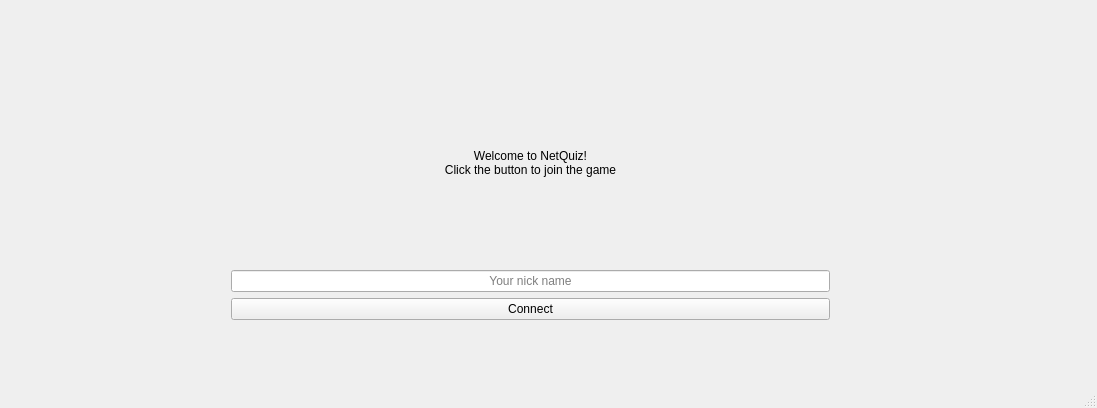
<?xml version="1.0" encoding="UTF-8"?>
<ui version="4.0">
 <class>MainWindow</class>
 <widget class="QMainWindow" name="MainWindow">
  <property name="geometry">
   <rect>
    <x>0</x>
    <y>0</y>
    <width>1097</width>
    <height>408</height>
   </rect>
  </property>
  <property name="windowTitle">
   <string>MainWindow</string>
  </property>
  <widget class="QWidget" name="centralWidget">
   <widget class="QStackedWidget" name="stackedWidget">
    <property name="geometry">
     <rect>
      <x>0</x>
      <y>0</y>
      <width>1091</width>
      <height>381</height>
     </rect>
    </property>
    <widget class="QWidget" name="menu">
     <widget class="QWidget" name="layoutWidget">
      <property name="geometry">
       <rect>
        <x>220</x>
        <y>50</y>
        <width>621</width>
        <height>281</height>
       </rect>
      </property>
      <layout class="QVBoxLayout" name="verticalLayout_2">
       <item>
        <widget class="QLabel" name="label">
         <property name="lineWidth">
          <number>2</number>
         </property>
         <property name="text">
          <string>Welcome to NetQuiz! 
Click the button to join the game</string>
         </property>
         <property name="textFormat">
          <enum>Qt::PlainText</enum>
         </property>
         <property name="alignment">
          <set>Qt::AlignCenter</set>
         </property>
        </widget>
       </item>
       <item>
        <widget class="QLineEdit" name="nickNameEdit">
         <property name="alignment">
          <set>Qt::AlignCenter</set>
         </property>
         <property name="placeholderText">
          <string>Your nick name</string>
         </property>
        </widget>
       </item>
       <item>
        <widget class="QPushButton" name="connectButton">
         <property name="text">
          <string>Connect</string>
         </property>
        </widget>
       </item>
      </layout>
     </widget>
    </widget>
    <widget class="QWidget" name="game">
     <widget class="QWidget" name="layoutWidget">
      <property name="geometry">
       <rect>
        <x>19</x>
        <y>19</y>
        <width>1051</width>
        <height>361</height>
       </rect>
      </property>
      <layout class="QGridLayout" name="gridLayout">
       <item row="0" column="0" rowspan="2">
        <widget class="QFrame" name="frame">
         <property name="frameShape">
          <enum>QFrame::StyledPanel</enum>
         </property>
         <property name="frameShadow">
          <enum>QFrame::Raised</enum>
         </property>
         <widget class="QLabel" name="question">
          <property name="geometry">
           <rect>
            <x>40</x>
            <y>30</y>
            <width>421</width>
            <height>121</height>
           </rect>
          </property>
          <property name="text">
           <string>Lorem ipsum dolor sit amet, consectetur adipiscing elit. Donec non.</string>
          </property>
          <property name="alignment">
           <set>Qt::AlignCenter</set>
          </property>
          <property name="wordWrap">
           <bool>true</bool>
          </property>
         </widget>
         <widget class="QWidget" name="layoutWidget">
          <property name="geometry">
           <rect>
            <x>70</x>
            <y>170</y>
            <width>340</width>
            <height>27</height>
           </rect>
          </property>
          <layout class="QHBoxLayout" name="horizontalLayout">
           <item>
            <widget class="QPushButton" name="answer_0">
             <property name="text">
              <string>Answer1</string>
             </property>
            </widget>
           </item>
           <item>
            <widget class="QPushButton" name="answer_1">
             <property name="text">
              <string>Answer2</string>
             </property>
            </widget>
           </item>
           <item>
            <widget class="QPushButton" name="answer_2">
             <property name="text">
              <string>Answer3</string>
             </property>
            </widget>
           </item>
           <item>
            <widget class="QPushButton" name="answer_3">
             <property name="text">
              <string>Answer4</string>
             </property>
            </widget>
           </item>
          </layout>
         </widget>
         <widget class="QLabel" name="timerLabel">
          <property name="geometry">
           <rect>
            <x>70</x>
            <y>220</y>
            <width>341</width>
            <height>41</height>
           </rect>
          </property>
          <property name="text">
           <string>0 seconds left</string>
          </property>
          <property name="alignment">
           <set>Qt::AlignCenter</set>
          </property>
         </widget>
        </widget>
       </item>
       <item row="0" column="1">
        <widget class="QPushButton" name="pushButton">
         <property name="text">
          <string>Leave game</string>
         </property>
        </widget>
       </item>
       <item row="1" column="1">
        <widget class="QGroupBox" name="groupBox">
         <property name="title">
          <string>Player ranking</string>
         </property>
         <widget class="QListWidget" name="playerList">
          <property name="geometry">
           <rect>
            <x>0</x>
            <y>20</y>
            <width>521</width>
            <height>311</height>
           </rect>
          </property>
         </widget>
        </widget>
       </item>
      </layout>
     </widget>
    </widget>
   </widget>
  </widget>
  <widget class="QStatusBar" name="statusBar"/>
 </widget>
 <layoutdefault spacing="6" margin="11"/>
 <resources/>
 <connections/>
</ui>
